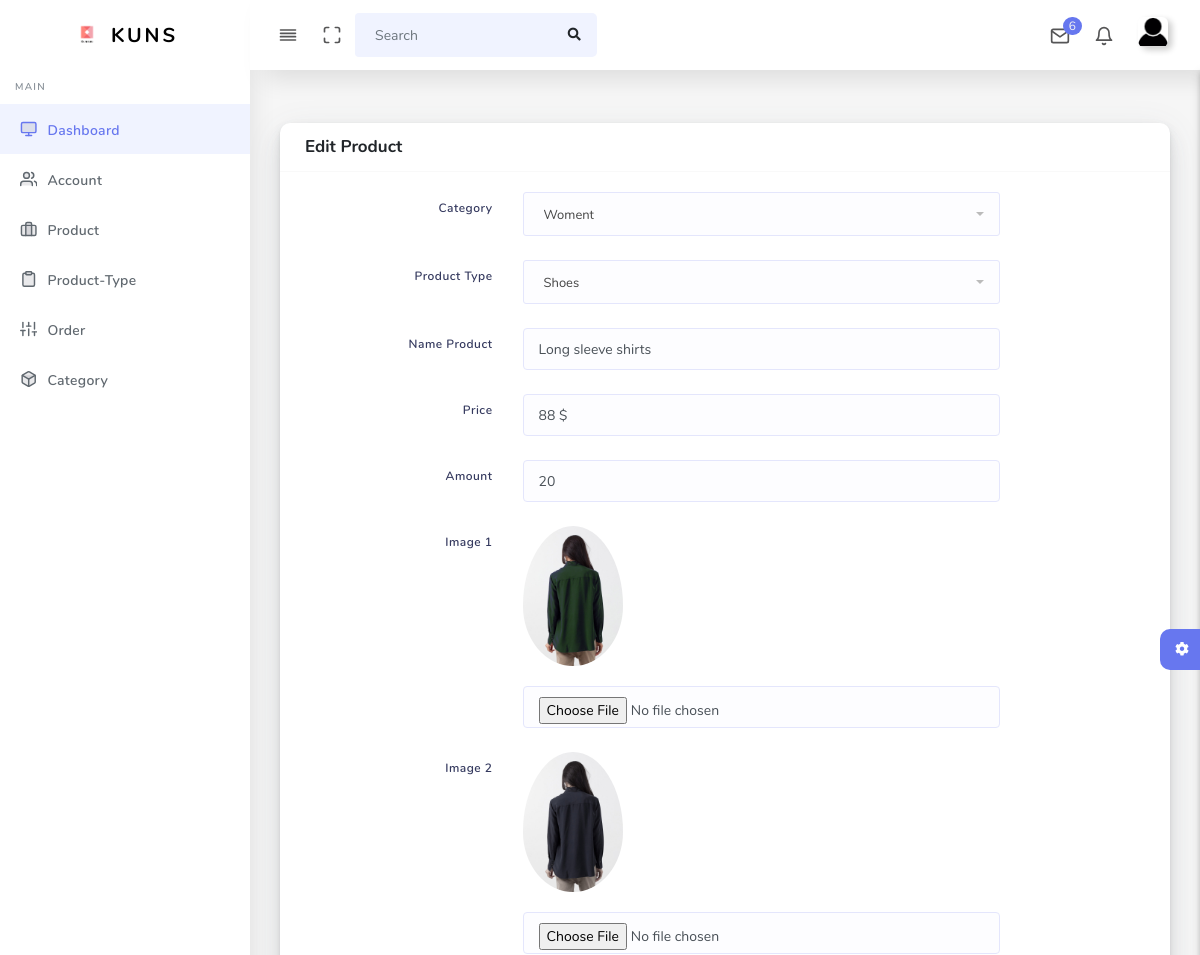
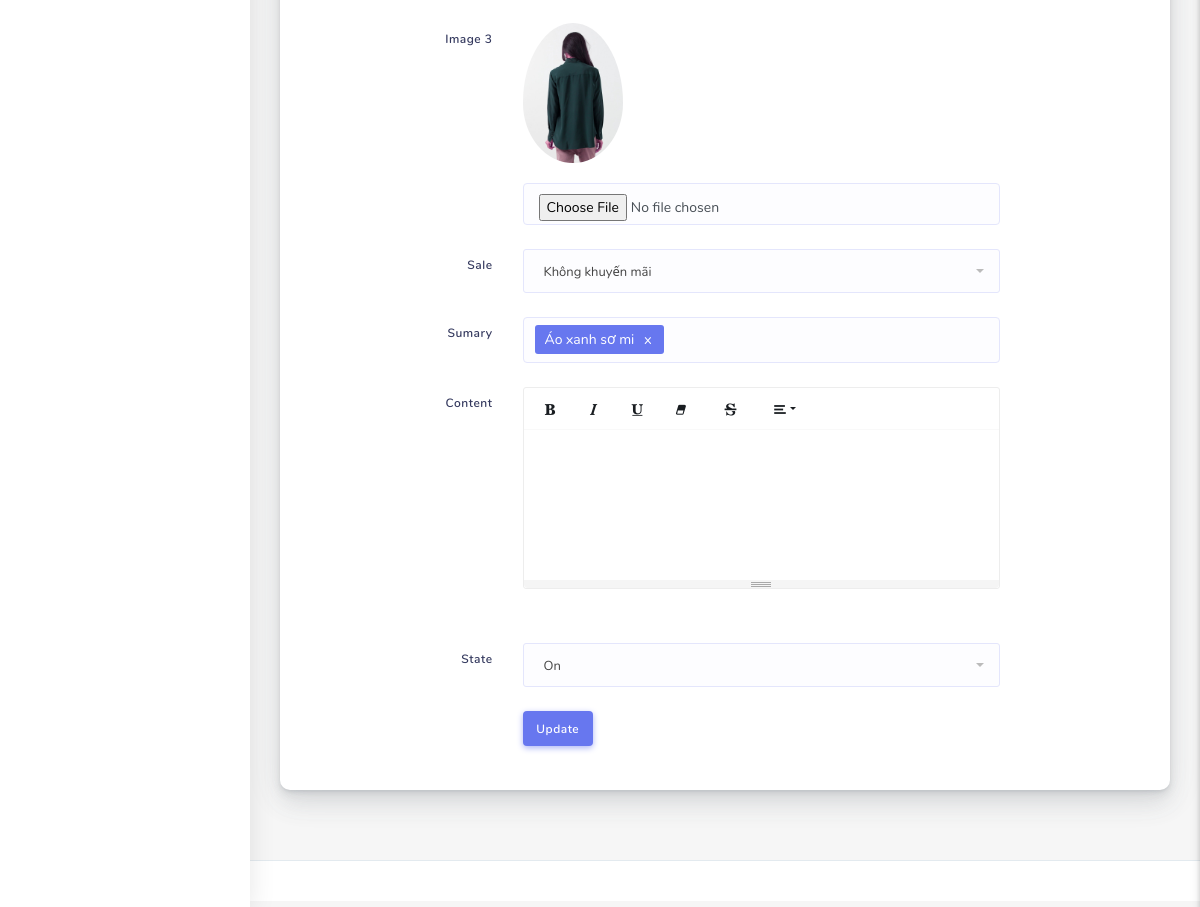
/Admin/index.php?act=view-product&run=edit-prod&id=3 (signed in), run on the app's committed database (2 pictures, top to bottom).
### tables this page shows
CREATE TABLE `danhmuc` (
  `MaDM` int(11) NOT NULL,
  `TenDM` varchar(255) DEFAULT NULL
);

CREATE TABLE `loaisanpham` (
  `MaLSP` int(11) NOT NULL,
  `TenLSP` varchar(70) NOT NULL,
  `MaDM` int(11) NOT NULL
);

CREATE TABLE `sanpham` (
  `MaSP` int(11) NOT NULL,
  `MaLSP` int(11) NOT NULL,
  `MaDM` int(11) NOT NULL,
  `TenSP` varchar(70) NOT NULL,
  `DonGia` int(11) NOT NULL,
  `SoLuong` int(10) UNSIGNED NOT NULL DEFAULT 1,
  `HinhAnh1` varchar(200) NOT NULL,
  `HinhAnh2` varchar(255) DEFAULT NULL,
  `HinhAnh3` varchar(255) DEFAULT NULL,
  `MaKM` int(11) NOT NULL,
  `SoSao` int(11) DEFAULT NULL,
  `SoDanhGia` int(11) DEFAULT NULL,
  `TrangThai` int(11) NOT NULL,
  `MoTa` text NOT NULL,
  `MotaCT` text NOT NULL,
  `Time` date DEFAULT NULL
);

CREATE TABLE `khuyenmai` (
  `MaKM` int(11) NOT NULL,
  `TenKM` varchar(100) NOT NULL,
  `LoaiKM` varchar(20) NOT NULL,
  `GiaTriKM` float(11,0) NOT NULL,
  `NgayBD` datetime NOT NULL,
  `TrangThai` int(11) NOT NULL
);

### Admin/Control/product.php (called while the page is built, shortened)
<?php
require_once("Model/product_db.php");
class Product_CT
{
    var $product_md;
    public function __construct()
    {
        $this->product_md = new product();
    }
      public function go_edit()
      {
        $id = isset($_GET['id']) ? $_GET['id'] : 1;
        $data = $this->product_md->find($id);
        $category = $this->product_md->category();
        $type = $this->product_md->type();
        $promo = $this->product_md->promotion();
        require 'View/index.php';
      }
}

### Admin/Model/result.php (called while the page is built)
<?php
$result = $this->db->select($query);
$data = array();
while ($row = $result->fetch_assoc()) {
    $data[] = $row;
}
?>

### Admin/Model/model.php (called while the page is built, shortened)
<?php  include './Control/database.php'; ?>
<?php
class Model
{
    var $table;
    var $method;
    function __construct()
    {
        $this->db = new Database();
    }
    function find($id)
    {
        $query = "select * from $this->table where $this->method =$id";
        return $this->db->select($query)->fetch_assoc();
    }
}

### Admin/Control/database.php (called while the page is built, shortened)
<?php
Class Database{
   public $host   = 'localhost';
   public $user   = 'root';
   public $pass   = '';
   public $dbname = 'WEB2';
   public $link;
private function connectDB(){
   $this->link = new mysqli($this->host, $this->user, $this->pass,$this->dbname);
 }
public function select($query){
  $result = $this->link->query($query) or
   die($this->link->error.__LINE__);
  if($result->num_rows > 0){
    return $result;
  } else {
    return false;
  }
 }
}

### Admin/Model/product_db.php (called while the page is built, shortened)
<?php
require_once("model.php");
class product extends Model
{
    function promotion(){
    $query = "SELECT * FROM khuyenmai";
    require("result.php");
    return $data;
  }
function type(){
    $query = "SELECT * FROM loaisanpham ";
    require("result.php");
    return $data;
  }
function category(){
    $query = "SELECT * FROM danhmuc";
    require("result.php");
    return $data;
  }
}

### Admin/View/product/edit.php (the view, shortened to what this page needs)
<div class="section-body">
  <div class="row">
    <div class="col-12">
      <div class="card">
        <div class="card-header">
          <h4>Edit Product</h4>
        </div>
        <div class="card-body">
          <form class="" action="?act=view-product&run=add" method="post" enctype="multipart/form-data">
          <div class="form-group row mb-4">
            <label class="col-form-label text-md-right col-12 col-md-3 col-lg-3">Category</label>
            <div class="col-sm-12 col-md-7">
              <select class="form-control selectric" name="MaDM" value="<?=$data['MaDM']?>">
                <?php foreach ($category as $row) { ?>
                  <option value="<?= $row['MaDM'] ?>"><?= $row['TenDM'] ?></option>
                  <?php } ?>
              </select>
            </div>
          </div>
          <div class="form-group row mb-4">
            <label class="col-form-label text-md-right col-12 col-md-3 col-lg-3">Product Type</label>
            <div class="col-sm-12 col-md-7">
              <select class="form-control selectric" value="<?=$data['MaLSP']?>" name="MaLSP" >
                <?php foreach ($type as $row) { ?>
                  <option value="<?= $row['MaLSP'] ?>"><?= $row['TenLSP'] ?></option>
                  <?php } ?>
              </select>
            </div>
          </div>
          <div class="form-group row mb-4">
            <label class="col-form-label text-md-right col-12 col-md-3 col-lg-3">Name Product</label>
            <div class="col-sm-12 col-md-7">
              <input type="text" name="TenSP" value="<?=$data['TenSP']?>" class="form-control">
            </div>
          </div>
          <div class="form-group row mb-4">
            <label class="col-form-label text-md-right col-12 col-md-3 col-lg-3">Price</label>
            <div class="col-sm-12 col-md-7">
              <input type="text" name="DonGia" value="<?=$data['DonGia']?> $" class="form-control">
            </div>
          </div>
          <div class="form-group row mb-4">
            <label class="col-form-label text-md-right col-12 col-md-3 col-lg-3">Amount</label>
            <div class="col-sm-12 col-md-7">
              <input type="text" class="form-control" value="<?=$data['SoLuong']?>" name="SoLuong">
            </div>
          </div>
          <div class="form-group row mb-4">
            <label class="col-form-label text-md-right col-12 col-md-3 col-lg-3">Image 1</label>
            <div class="col-sm-12 col-md-7">
                <img alt="image" class="mr-3 rounded-circle" width="100" src="../assets/<?=$data['HinhAnh1']?>" style="padding-bottom:20px">
                <input type="file" class="form-control" value="<?=$data['HinhAnh1']?>" name="HinhAnh1">
            </div>
          </div>
          <div class="form-group row mb-4">
            <label class="col-form-label text-md-right col-12 col-md-3 col-lg-3">Image 2</label>
            <div class="col-sm-12 col-md-7">
              <img alt="image" class="mr-3 rounded-circle" width="100" src="../assets/<?=$data['HinhAnh2']?>" style="padding-bottom:20px">
              <input type="file" class="form-control" value="<?=$data['HinhAnh2']?>" name="HinhAnh2">
            </div>
          </div>
          <div class="form-group row mb-4">
            <label class="col-form-label text-md-right col-12 col-md-3 col-lg-3">Image 3</label>
            <div class="col-sm-12 col-md-7">
              <img alt="image" class="mr-3 rounded-circle" width="100" src="../assets/<?=$data['HinhAnh3']?>" style="padding-bottom:20px">
              <input type="file" class="form-control" value="<?=$data['HinhAnh3']?>" name="HinhAnh3">
            </div>
          </div>
          <div class="form-group row mb-4">
            <label class="col-form-label text-md-right col-12 col-md-3 col-lg-3">Sale</label>
            <div class="col-sm-12 col-md-7">
              <select class="form-control selectric" name="MaKM">
                <?php foreach ($promo as $row) { ?>
                  <option value="<?= $row['MaKM'] ?>"><?= $row['TenKM'] ?></option>
                  <?php } ?>
              </select>
            </div>
          </div>
          <div class="form-group row mb-4">
            <label class="col-form-label text-md-right col-12 col-md-3 col-lg-3">Sumary</label>
            <div class="col-sm-12 col-md-7">
            </div>
          </div>
          <div class="form-group row mb-4">
            <label class="col-form-label text-md-right col-12 col-md-3 col-lg-3">Content</label>
            <div class="col-sm-12 col-md-7">
            </div>
          </div>
          <div class="form-group row mb-4">
            <label class="col-form-label text-md-right col-12 col-md-3 col-lg-3">State</label>
            <div class="col-sm-12 col-md-7">
              <select class="form-control selectric" value="<?=$data['TrangThai']?>" name="TrangThai">
                <option value="1">On</option>
              </select>
            </div>
          </div>
          <div class="form-group row mb-4">
            <label class="col-form-label text-md-right col-12 col-md-3 col-lg-3"></label>
            <div class="col-sm-12 col-md-7">
              <button class="btn btn-primary">Update</button>
            </div>
          </div>
        </form>
        </div>
      </div>
    </div>
  </div>
</div>

### data on the page
danhmuc: TenDM "Woment"
loaisanpham: TenLSP "Shoes"
sanpham: TenSP "Long sleeve shirts", DonGia "88 $", SoLuong "20", HinhAnh1 (picture), HinhAnh2 (picture), HinhAnh3 (picture)
khuyenmai: TenKM "Không khuyến mãi"
